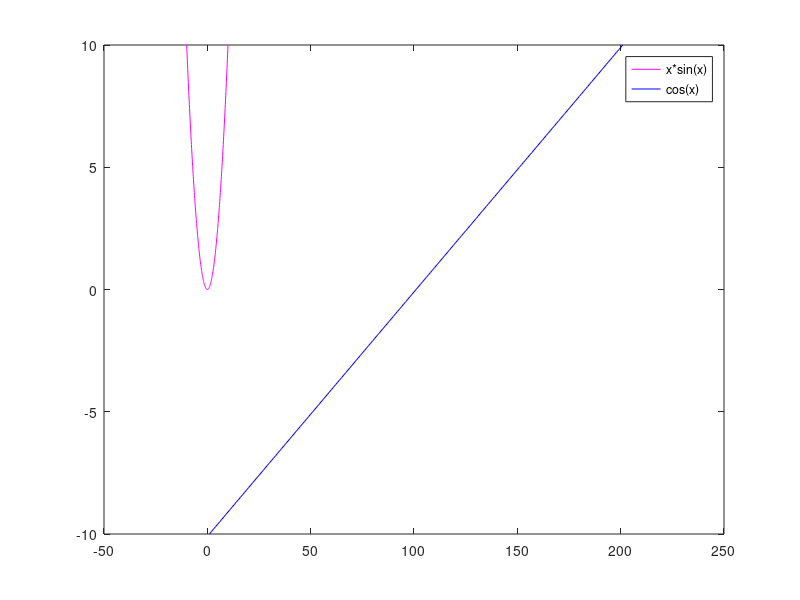

MATLAB code for this plot:
A=[1,0,-2;2,1,3;0,1,0]
B=[2,1,1;1,0,-1;1,1,0]
C=A-B
disp("Matrix C is"),C
D=A*B
disp("matrix D is"),D
 x=-10:0.1:10;
 plot(x, x.^2/10, "-m;x*sin(x);", x, "-b;cos(x);")